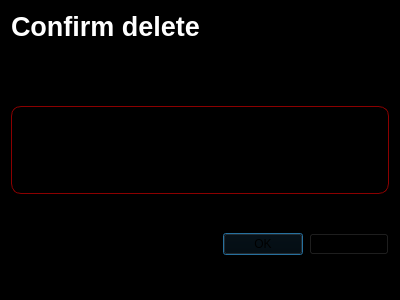
<?xml version="1.0" encoding="UTF-8"?>
<ui version="4.0">
 <class>Check_delete</class>
 <widget class="QDialog" name="Check_delete">
  <property name="geometry">
   <rect>
    <x>0</x>
    <y>0</y>
    <width>400</width>
    <height>300</height>
   </rect>
  </property>
  <property name="windowTitle">
   <string>Dialog</string>
  </property>
  <property name="styleSheet">
   <string notr="true">background-color: #000000;</string>
  </property>
  <layout class="QVBoxLayout" name="verticalLayout">
   <item>
    <widget class="QLabel" name="label">
     <property name="font">
      <font>
       <pointsize>20</pointsize>
       <weight>75</weight>
       <bold>true</bold>
      </font>
     </property>
     <property name="styleSheet">
      <string notr="true">color: white;</string>
     </property>
     <property name="text">
      <string>Confirm delete</string>
     </property>
     <property name="alignment">
      <set>Qt::AlignLeading|Qt::AlignLeft|Qt::AlignTop</set>
     </property>
    </widget>
   </item>
   <item>
    <widget class="QLabel" name="label_2">
     <property name="font">
      <font>
       <pointsize>20</pointsize>
       <weight>75</weight>
       <bold>true</bold>
      </font>
     </property>
     <property name="styleSheet">
      <string notr="true">border: 1px solid #8B0000;
border-radius: 10px;
color: white;</string>
     </property>
     <property name="text">
      <string/>
     </property>
    </widget>
   </item>
   <item>
    <layout class="QGridLayout" name="gridLayout"/>
   </item>
   <item>
    <widget class="QDialogButtonBox" name="buttonBox">
     <property name="sizePolicy">
      <sizepolicy hsizetype="Preferred" vsizetype="Preferred">
       <horstretch>0</horstretch>
       <verstretch>0</verstretch>
      </sizepolicy>
     </property>
     <property name="font">
      <font>
       <weight>75</weight>
       <bold>true</bold>
      </font>
     </property>
     <property name="styleSheet">
      <string notr="true"/>
     </property>
     <property name="orientation">
      <enum>Qt::Horizontal</enum>
     </property>
     <property name="standardButtons">
      <set>QDialogButtonBox::Cancel|QDialogButtonBox::Ok</set>
     </property>
    </widget>
   </item>
  </layout>
 </widget>
 <resources/>
 <connections>
  <connection>
   <sender>buttonBox</sender>
   <signal>accepted()</signal>
   <receiver>Check_delete</receiver>
   <slot>accept()</slot>
   <hints>
    <hint type="sourcelabel">
     <x>248</x>
     <y>254</y>
    </hint>
    <hint type="destinationlabel">
     <x>157</x>
     <y>274</y>
    </hint>
   </hints>
  </connection>
  <connection>
   <sender>buttonBox</sender>
   <signal>rejected()</signal>
   <receiver>Check_delete</receiver>
   <slot>reject()</slot>
   <hints>
    <hint type="sourcelabel">
     <x>316</x>
     <y>260</y>
    </hint>
    <hint type="destinationlabel">
     <x>286</x>
     <y>274</y>
    </hint>
   </hints>
  </connection>
 </connections>
</ui>
